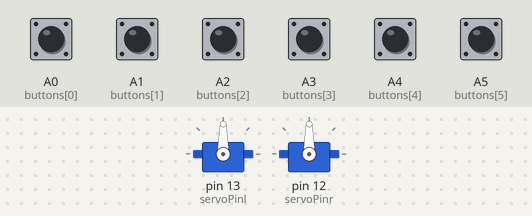
The sketch below on a simulated Arduino Uno, built with avr-gcc and run on an emulated ATmega328P. On the bench: 2 × servo. The test bench sets the inputs (shaded band); at power-on: A0 (buttons[0]), A1 (buttons[1]), A2 (buttons[2]), A3 (buttons[3]), A4 (buttons[4]), A5 (buttons[5]) LOW. What the sketch prints to the serial monitor is not drawn.

Above: at 1.2 s.
1.3 s: A0 (buttons[0]) pulled HIGH for 0.15 s
At 2.8 s:
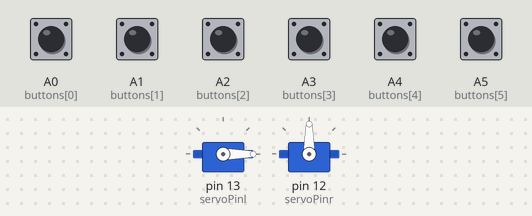
3.1 s: A2 (buttons[2]) pulled HIGH for 0.15 s
At 4.4 s:
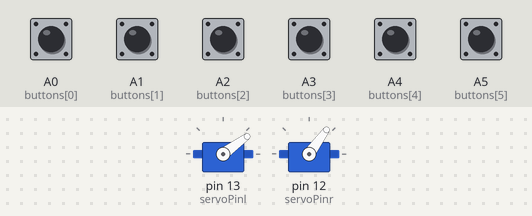
4.7 s: A3 (buttons[3]) pulled HIGH for 0.15 s
At 5.4 s:
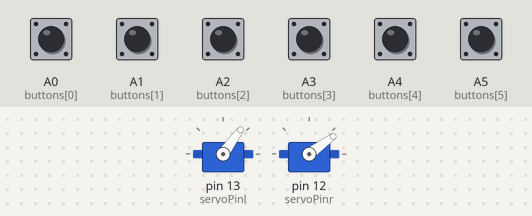
6.3 s: A4 (buttons[4]) pulled HIGH for 0.15 s
At 6.7 s:
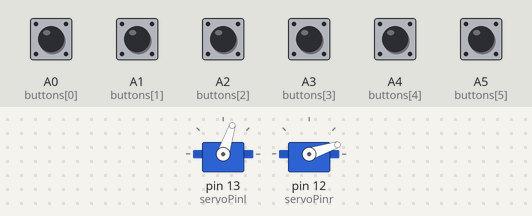
7.9 s: A1 (buttons[1]) pulled HIGH for 0.15 s
At 8.6 s:
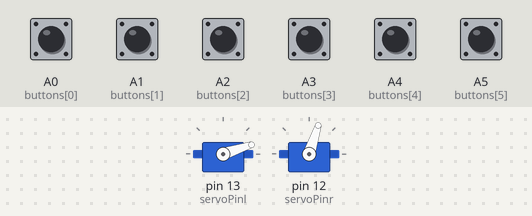
9.5 s: A5 (buttons[5]) pulled HIGH for 0.15 s
At 10.9 s:
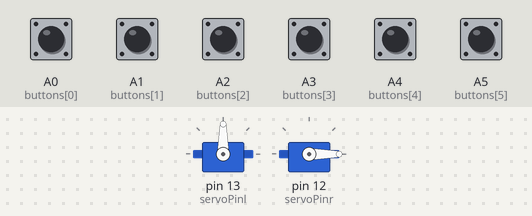
Timing chart, 0 to 12.1 s (numbered marks = the images above; inputs shaded):
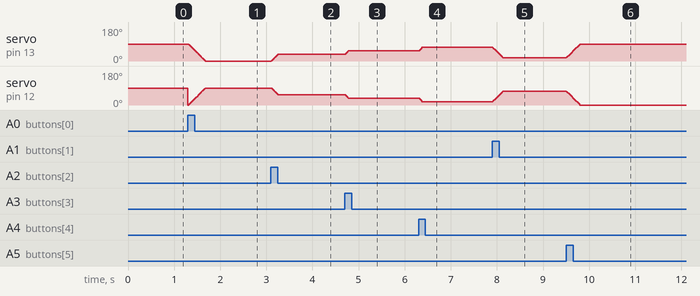

Measured:
- after the input at 1.3 s, servo on pin 13 (servoPinl): moves from 90° to 0° over 0.35 s, starting at once
- after the input at 3.1 s, servo on pin 13 (servoPinl): 0° → 36° at once; servo on pin 12 (servoPinr): 90° → 54° at once
- after the input at 4.7 s, servo on pin 13 (servoPinl): 36° → 54° at once; servo on pin 12 (servoPinr): 54° → 36° at once
- after the input at 6.3 s, servo on pin 13 (servoPinl): 54° → 72° at once; servo on pin 12 (servoPinr): 36° → 18° at once
- after the input at 7.9 s, servo on pin 13 (servoPinl): moves from 72° to 18° over 0.22 s, starting at once; servo on pin 12 (servoPinr): moves from 18° to 72° over 0.22 s, starting at once
- after the input at 9.5 s, servo on pin 13 (servoPinl): moves from 18° to 90° over 0.29 s, starting at once; servo on pin 12 (servoPinr): moves from 72° to 0° over 0.29 s, starting at once

The sketch:

arduinoheart.ino
```cpp
#include <Servo.h>

Servo servoleft;  // create servo object to control a servo
Servo servoright;  // create servo object to control a servo

// 16 servo objects can be created on the ESP32

int posl = 0;    // variable to store the servo position
int posr = 180;    // variable to store the servo position


int servoPinl = 13;
int servoPinr = 12;
const int numKeys = 6;
const int buttons[numKeys] = {A0, A1, A2, A3, A4, A5}; // The keys will be connected to these pins on the Arduino
const int notes[numKeys] = {19, 24, 35, 46, 56, 87};
int goal[numKeys] = {0, 18, 36, 54, 72, 90};
static bool lastState[numKeys] = {false};

void setup() {
  Serial.begin(9600);
	servoleft.attach(servoPinl, 1000, 2000); // attaches the servo on pin 18 to the servo object
	servoright.attach(servoPinr, 1000, 2000); // attaches the servo on pin 18 to the servo object
}

void loop() {
  for (int i = 0; i < numKeys; i++) {
    bool currentState = digitalRead(buttons[i]) == HIGH;
    if (currentState && !lastState[i]) {
      Serial.write(i);
      shift(servoleft.read(), goal[i]);
    }
    lastState[i] = currentState; // Update last state
  }
}
//all positions are left
// shift (servoleft.read(), goal[buttonPin])
void shift(int pos, int goal) {
  if (pos < goal) {
    for (int newpos = pos; newpos <= goal; newpos++) {
      servoleft.write(newpos);
      servoright.write(90 - newpos);    // Move right wing to '90 - pos' degrees
      delay(4);                     // Wait 12ms for the servos to reach the position
    }
  }
  else if (pos > goal) {
    for (int newpos = pos; newpos >= goal; newpos--) {
    servoleft.write(newpos);          // Move left wing to 'pos' degrees
    servoright.write(90 - newpos);    // Move right wing to '90 - pos' degrees
    delay(4);                     // Wait 12ms for the servos to reach the position
   }
  }
}
```
